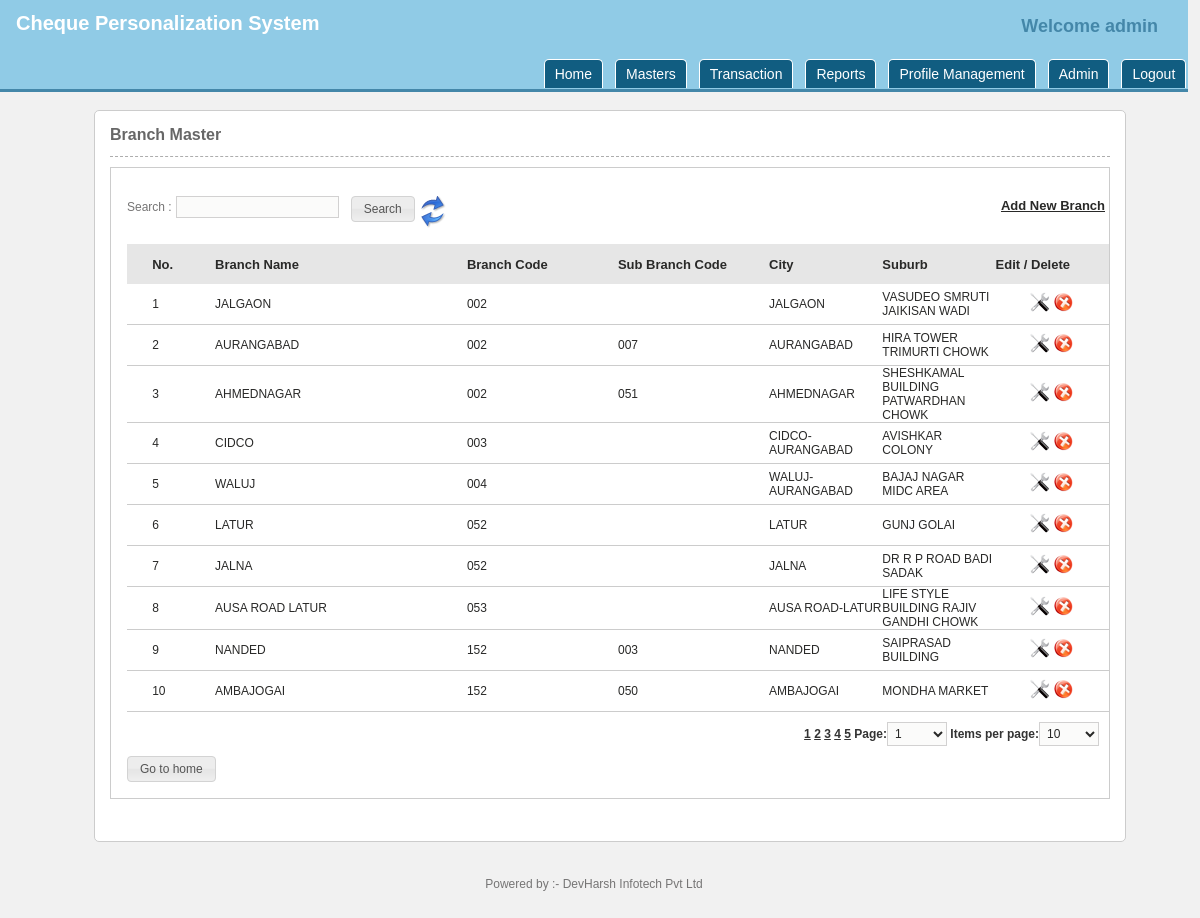
The page /manage_branches.php (signed in) on the database its author committed.
### tables this page shows
CREATE TABLE `tb_branchdetails` (
  `branch_id` int(200) NOT NULL AUTO_INCREMENT,
  `branch_code` varchar(10) NOT NULL,
  `branch_name` varchar(100) NOT NULL,
  `branch_micr` varchar(20) NOT NULL,
  `branch_atparmicrcode` varchar(20) NOT NULL,
  `branch_address1` varchar(85) NOT NULL,
  `branch_address2` varchar(65) NOT NULL,
  `branch_address3` varchar(85) NOT NULL,
  `branch_country_id` int(3) NOT NULL DEFAULT '0',
  `branch_state_id` int(11) NOT NULL,
  `branch_city_id` int(11) NOT NULL,
  `branch_suburb_id` int(4) NOT NULL,
  `branch_pin` int(15) NOT NULL,
  `branch_telephone1` varchar(12) NOT NULL,
  `branch_telephone2` varchar(12) NOT NULL,
  `branch_contactperson1` varchar(50) NOT NULL,
  `branch_contactperson2` varchar(50) NOT NULL,
  `branch_contactpersonmobile1` varchar(50) NOT NULL,
  `branch_contactpersonmobile2` varchar(50) NOT NULL,
  `branch_email1` varchar(30) NOT NULL,
  `branch_email2` varchar(30) NOT NULL,
  `branch_holiday` varchar(20) DEFAULT NULL,
  `branch_neftifsccode` varchar(20) NOT NULL,
  `branch_printers` text,
  `branch_working_hours` float DEFAULT NULL,
  `branch_clearingthrough` tinyint(1) NOT NULL DEFAULT '0',
  `branch_clearingcenter` tinyint(1) NOT NULL DEFAULT '0',
  `clr_bank_code` varchar(15) NOT NULL,
  `clr_bank_city` int(5) NOT NULL,
  `branch_City_Code` int(3) unsigned zerofill NOT NULL,
  `branch_Services` varchar(100) NOT NULL,
  `branch_reg_busi_hrs` varchar(100) NOT NULL,
  `branch_half_busi_hrs` varchar(100) NOT NULL,
  `branch_sunday_working` varchar(100) NOT NULL,
  `branch_tollfree_no` varchar(20) NOT NULL,
  `branch_sub_code` varchar(10) DEFAULT NULL,
  PRIMARY KEY (`branch_id`)
);

CREATE TABLE `tb_citymaster` (
  `city_id` int(3) unsigned zerofill NOT NULL AUTO_INCREMENT,
  `city_code` varchar(7) NOT NULL,
  `city_place` varchar(30) NOT NULL,
  `city_name_al` varchar(4) NOT NULL,
  `country_id` int(200) NOT NULL,
  `state_id` int(200) NOT NULL,
  `is_delete` int(2) NOT NULL,
  PRIMARY KEY (`city_id`)
);

CREATE TABLE `tb_suburbmaster` (
  `suburb_id` int(240) NOT NULL AUTO_INCREMENT,
  `suburb_name` varchar(50) NOT NULL,
  `suburb_postal_code` varchar(10) NOT NULL,
  `suburb_code` varchar(7) NOT NULL,
  `suburb_name_al` varchar(4) NOT NULL,
  `country_id` int(240) NOT NULL,
  `state_id` int(240) NOT NULL,
  `city_id` int(240) NOT NULL,
  `is_delete` int(2) NOT NULL,
  PRIMARY KEY (`suburb_id`)
);

### functions.php (called while the page is built, shortened)
<?php require_once('global.php');
function authentication_groups_pemissions($pagename,$type="",$permissionread="",$permissionwrite="",$permissionedit="")
{
	return true;
}
?>

### global.php (called while the page is built, shortened)
<?php session_start();
	if (!isset($nodb)) {
		require_once(ROOT_CLASSES.'mysql.class.php');
	}
	require_once('functions.php');
	$host = 'localhost';
	$user = 'root';
	$pass = '';
	$name = 'db_sab';
	if (!isset($nodb)) {
		$db = new db($user,$pass,$name,$host);
	}
?>

### classes/mysql.class.php (called while the page is built, shortened)
<?php
	class db {
		function __construct($dbuser, $dbpassword, $dbname, $dbhost) {
			$this->dbh = @mysqli_connect($dbhost,$dbuser,$dbpassword);
		}
		function query($query, $output = OBJECT, $insID = true)  {
			$this->last_result = null;
			$this->result = mysqli_query($this->dbh,$query);
			if ( mysqli_error($this->dbh) ) {
				$this->print_error();
			}
			else {
				if ( $this->result ) {
					$i=0;
					$this->get_colCount = @mysqli_num_fields($this->result);
					$i=0;
					while ( $row = @mysqli_fetch_object($this->result) ) {
						$this->last_result[$i] = $row;
						$i++;
					}
					if ($insID) {
						return mysqli_insert_id($this->dbh);
					}
				}
			}
		}
		function get_results($query=null, $output = OBJECT) {
			if ( $query ) {
				$this->query($query);
			}
			if ( $output == OBJECT ) {
				return $this->last_result;
			}
		}
	}
?>

### manage_branches.php (the view, shortened to what this page needs)
<?php
require_once('global.php');
require_once ('classes/paginator.class.php');
$page_name = "city_master";
	if (isset($_REQUEST['searchterm']) && !empty($_REQUEST['searchterm'])) {
		$sql = "SELECT b.branch_id, branch_code, b.branch_name, b.branch_neftifsccode, b.branch_micr, b.branch_sub_code, c.city_place, s.suburb_name
				FROM tb_branchdetails b
				INNER JOIN tb_citymaster c ON b.branch_city_id = c.city_id
				INNER JOIN tb_suburbmaster s ON b.branch_suburb_id = s.suburb_id
				WHERE b.branch_code LIKE '%" . GetSQLValueString($_REQUEST['searchterm'], "text") . "%'
				OR b.branch_name LIKE '%" . GetSQLValueString($_REQUEST['searchterm'], "text") . "%'
				ORDER BY branch_code ASC";
	} else {
		$sql = "SELECT b.branch_id, branch_code, b.branch_name, b.branch_neftifsccode, b.branch_micr, b.branch_sub_code, c.city_place, s.suburb_name
				FROM tb_branchdetails b
				INNER JOIN tb_citymaster c ON b.branch_city_id = c.city_id
				INNER JOIN tb_suburbmaster s ON b.branch_suburb_id = s.suburb_id
				ORDER BY b.branch_code ASC";
	}
$res_sql = $db->get_results($sql);
$pages = new Paginator;
$pages->items_total = count($res_sql);
$pages->mid_range = 7;
$pages->limit = 10;
$pages->default_ipp = 10;
$pages->paginate();
$sql_with_paging = $sql ." $pages->limit ";
$i = ($pages->current_page  - 1)  * $pages->items_per_page ;
?>
<!DOCTYPE html PUBLIC "-//W3C//DTD XHTML 1.0 Strict//EN" "http://www.w3.org/TR/xhtml1/DTD/xhtml1-strict.dtd">
<html xmlns="http://www.w3.org/1999/xhtml">
<head>
<link rel="stylesheet" href="css/stylecss.css" type="text/css" />
<?php include('includes.php'); ?>
</head>
<body>
<?php require_once('header.php');	?>
                <div id="formdiv">
					<div id="formheading">Branch Master</div>
					<div id="formfields">
							<table width="100%" border="0" cellspacing="0" cellpadding="0" style="border:1px solid; border-color:#cccccc;">
								<tr>
									<td align="left" valign="top" style="padding-left:16px; padding-top:16px; padding-bottom:16px">
										<table width="100%" border="0" cellspacing="0" cellpadding="0">
											<tr>
												<td width="100%" height="60px" align="left" valign="middle">
													<form id="frmsearch" name="frmsearch" action="<?php echo $_SERVER['PHP_SELF']; ?>" method="get">
														<div class="searchdiv">
															<div style="float:left"><label>Search :</label>
																<input id="searchterm" name="searchterm" class="formelement" type="text" />
															</div>
															<div style="float:left">
																&nbsp;&nbsp;&nbsp;<input type="submit" name="search" id="search" value="Search" />
															</div>
															<div style="float:left">
																<a href="manage_branches.php"><img src="images/refresh.png" alt="Refresh"></a>
															</div>
															<div style="float:right">
																<?php if(authentication_groups_pemissions($page_name,"","Y","Y","")):?>
																<a href="add_branch.php" class="formtitlehead" style="text-decoration:underline">Add New Branch</a>&nbsp;
																<?php endif;?>
															</div>
														</div>
													</form>
												</td>
											</tr>
											<tr>
												<td  width="100%" align="left">
													<table width="100%" border="0" cellspacing="0" cellpadding="0" id="categorytable">
														<thead>
															<tr class="formtitlehead" style="background-color:#E6E6E6">
																<th width="2%">&nbsp;</th>
																<th width="5%" style="height:40px" align="left">No.</th>
																<th width="20%" align="left">Branch Name</th>
																<th width="12%" align="left">Branch Code</th>
																<th width="12%" align="left">Sub Branch Code</th>
																<th width="9%" align="left">City</th>
																<th width="9%" align="left">Suburb</th>
																<th width="9%" align="left">Edit / Delete</th>
															</tr>
														</thead>
														<tbody>
															  <?php if($res_cat = $db->get_results($sql_with_paging)) {
																		foreach($res_cat as $row) {
															  ?>
																<tr class="alternate" id="row_<?php echo $row->branch_id; ?>" style="border-bottom:1px solid #ccc">
																    <td style="border-bottom:1px solid #ccc; height:40px" align="left" valign="middle"></td>
																    <td style="border-bottom:1px solid #ccc" align="left" valign="middle" class="formtitle"><?php echo ++$i; ?></td>
																	<td style="border-bottom:1px solid #ccc" align="left" valign="middle" class="formtitle"><?php echo stripslashes($row->branch_name); ?></td>
																    <td style="border-bottom:1px solid #ccc" align="left" valign="middle" class="formtitle"><?php echo stripslashes($row->branch_code); ?></td>
																	<td style="border-bottom:1px solid #ccc" align="left" valign="middle" class="formtitle"><?php echo stripslashes($row->branch_sub_code); ?></td>
																	<td style="border-bottom:1px solid #ccc" align="left" valign="middle" class="formtitle"><?php echo stripslashes($row->city_place); ?></td>
																    <td style="border-bottom:1px solid #ccc" align="left" valign="middle" class="formtitle"><?php echo stripslashes($row->suburb_name); ?></td>
																	<td style="border-bottom:1px solid #ccc" align="center" valign="middle">
																		<?php if(authentication_groups_pemissions($page_name,"","Y","","Y")):?>
																			<a href="<?php echo ADMIN_ROOT; ?>edit_branch.php?do=edit&brid=<?php echo $row->branch_id; ?>"><img src="<?php echo ADMIN_IMAGES; ?>icon_edit.png" title="Edit" border="0" /></a>
																			<img id="<?php echo $row->branch_id; ?>" src="<?php echo ADMIN_IMAGES; ?>icon_delete.png" width="20" height="19" border="0" class="remove pointer" title="Remove" />
																		<?php endif;?>
																	</td>
																</tr>
																<?php } } else {?>
																	<tr>
																	  <td colspan="5" class="formtitle">Branch not added.</td>
																	</tr>
																<?php } ?>
														</tbody></table>
												</td>
											</tr>
											<tr>
												<td width="100%" colspan="10">
													<div id="divpaging">
														<div id="pager1" class="paging">
														  <?php
																	echo $pages->display_pages();
																	echo $pages->display_jump_menu();
																	echo $pages->display_items_per_page();
														  ?>
														</div>
													</div>
												</td>
											</tr>
											<tr>
												<td width="100%" colspan="10">
												<input type="button" name="submit3" id="submit3" value="Go to home" class="submitbutton" onClick="window.location.href='home.php'" />
												</td>
											</tr>
										</table>
									</td>
								</tr>
							</table>
					</div>
                </div>
            </div>
        </div>
    </div>
	<?php require_once('footer.php');	?>
</body>
</html>

### css/stylecss.css (style rules this page uses)
body { background-color:#f1f1f1; margin:0px; overflow-y: visible; width: 99%; }
* { margin:0px; padding:0px; }
img { border:none 0px; }
a img { border:none 0px; }
.formtitle { font-family:Arial, Helvetica, sans-serif; font-size:12px; font-weight:normal; color:#292928; text-decoration:none; }
.formtitlehead { font-family:Arial, Helvetica, sans-serif; font-size:13px; font-weight:normal; color:#292928; text-decoration:none; font-weight:bold; }
#formdiv { float:left; width:100%; margin:0px 0px 0px 0px; }
#formheading { color:#676767; width:100%; float:left; font-family:Verdana, Geneva, sans-serif; font-size:16px; padding:0px 0px 12px 0px; border-bottom:1px dashed #adadad; font-weight:bold; }
#formfields { width:100%; float:left; margin:10px 0px 0px 0px; }
#formfields input[type="text"] { background-color: #FBFBFA; border: 1px solid #D2D1D1; color: #292928; font-family: Arial,Helvetica,sans-serif; font-size: 12px; font-weight: normal; outline: medium none; padding: 3px; text-decoration: none; }
#formfields label { font-family:Verdana, Geneva, sans-serif; font-size:12px; color:#767575; }
.pointer { cursor:pointer; }
.paging { float: right; font-size: 11px; font-weight: bold; margin-bottom: 10px; margin-right: 10px; margin-top: 10px; font-family:Arial, Helvetica, sans-serif; font-size:12px; color:#333333; }
.submitbutton { padding: 0.4em 1em; cursor: pointer; display: inline-block; margin-right: 0.1em; overflow: visible; position: relative; text-align: center; text-decoration: none !important; border-radius: 4px 4px 4px 4px; background: url("images/ui-bg_glass_75_e6e6e6_1x400.png") repeat-x scroll 50% 50% #E6E6E6; border: 1px solid #D3D3D3; color: #555555; font-weight: normal; font-family: Verdana,Arial,sans-serif; font-size: 12px; }

### rows shown on the page
tb_branchdetails: branch_name "JALGAON", branch_code "002", tb_citymaster.city_place "JALGAON", tb_suburbmaster.suburb_name "VASUDEO SMRUTI JAIKISAN WADI"
tb_branchdetails: branch_name "AURANGABAD", branch_code "002", branch_sub_code "007", tb_citymaster.city_place "AURANGABAD", tb_suburbmaster.suburb_name "HIRA TOWER TRIMURTI CHOWK"
tb_branchdetails: branch_name "AHMEDNAGAR", branch_code "002", branch_sub_code "051", tb_citymaster.city_place "AHMEDNAGAR", tb_suburbmaster.suburb_name "SHESHKAMAL BUILDING PATWARDHAN CHOWK"
tb_branchdetails: branch_name "CIDCO", branch_code "003", tb_citymaster.city_place "CIDCO-AURANGABAD", tb_suburbmaster.suburb_name "AVISHKAR COLONY"
tb_branchdetails: branch_name "WALUJ", branch_code "004", tb_citymaster.city_place "WALUJ-AURANGABAD", tb_suburbmaster.suburb_name "BAJAJ NAGAR MIDC AREA"
tb_branchdetails: branch_name "LATUR", branch_code "052", tb_citymaster.city_place "LATUR", tb_suburbmaster.suburb_name "GUNJ GOLAI"
tb_branchdetails: branch_name "JALNA", branch_code "052", tb_citymaster.city_place "JALNA", tb_suburbmaster.suburb_name "DR R P ROAD BADI SADAK"
tb_branchdetails: branch_name "AUSA ROAD LATUR", branch_code "053", tb_citymaster.city_place "AUSA ROAD-LATUR", tb_suburbmaster.suburb_name "LIFE STYLE BUILDING RAJIV GANDHI CHOWK"
tb_branchdetails: branch_name "NANDED", branch_code "152", branch_sub_code "003", tb_citymaster.city_place "NANDED", tb_suburbmaster.suburb_name "SAIPRASAD BUILDING"
tb_branchdetails: branch_name "AMBAJOGAI", branch_code "152", branch_sub_code "050", tb_citymaster.city_place "AMBAJOGAI", tb_suburbmaster.suburb_name "MONDHA MARKET"

### other values the page prints
$_SESSION['admin_username'] "admin"
$poweredby "DevHarsh Infotech Pvt Ltd"
form field value "1"
form field value "10"
